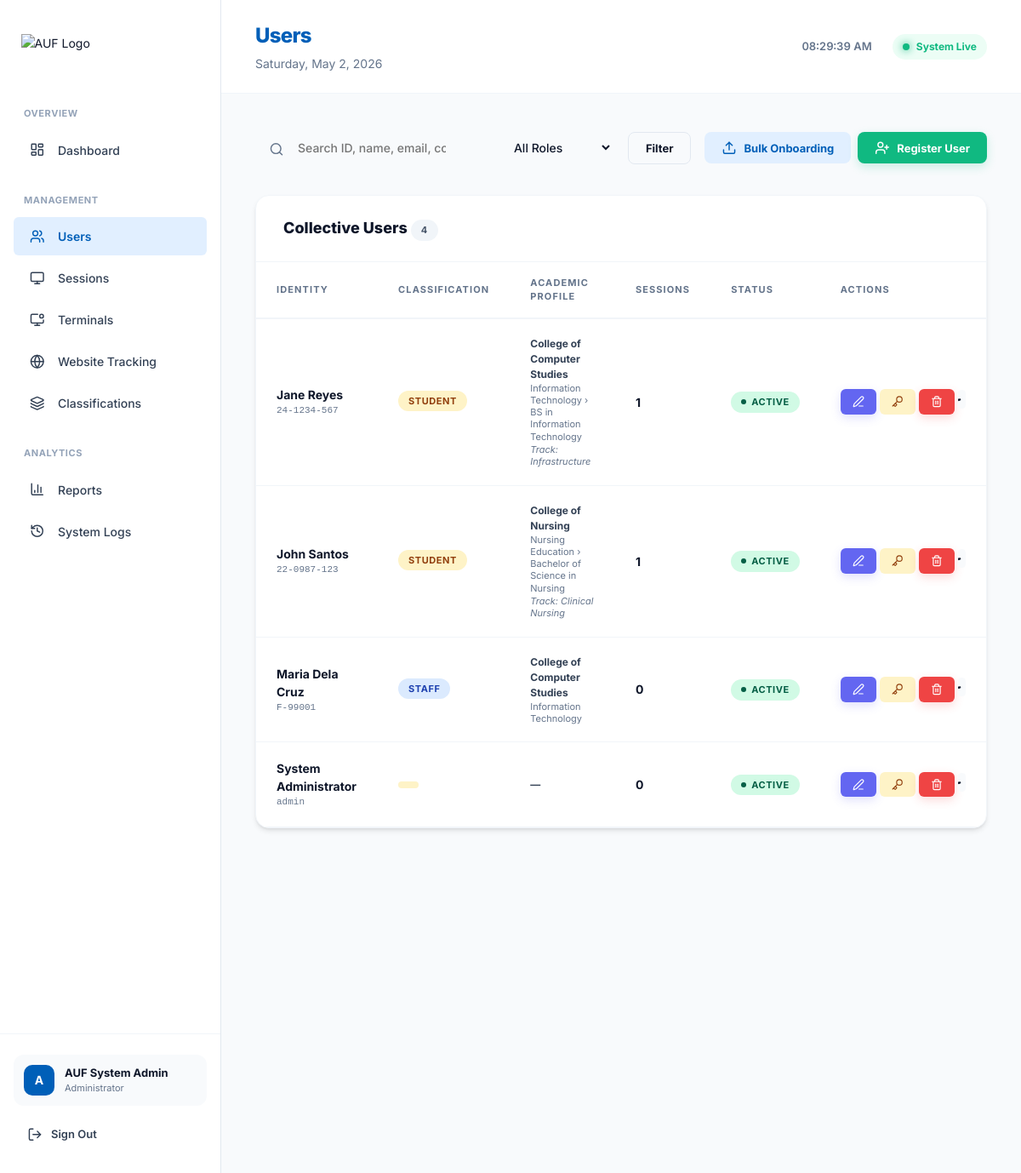
The app's page /server/admin/users.php (signed in), older data.
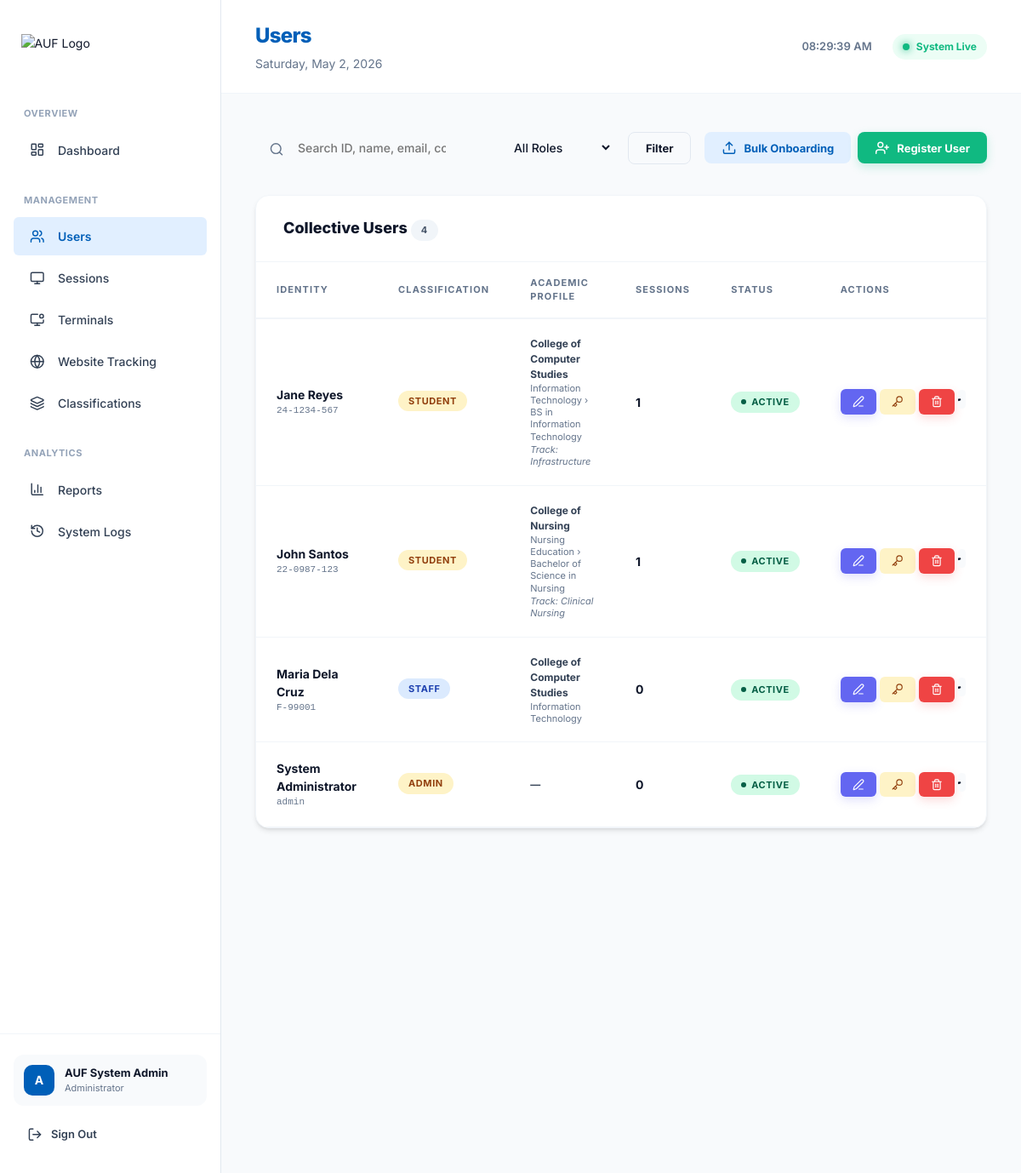
The same page, newer data.
### tables this page shows
CREATE TABLE users (
    id               INT UNSIGNED AUTO_INCREMENT PRIMARY KEY,
    user_id          VARCHAR(50)  NOT NULL UNIQUE COMMENT 'Staff ID or Student ID',
    first_name       VARCHAR(100) DEFAULT NULL,
    middle_name      VARCHAR(100) DEFAULT NULL,
    last_name        VARCHAR(100) DEFAULT NULL,
    name             VARCHAR(255) NOT NULL,
    username         VARCHAR(100) DEFAULT NULL,
    email            VARCHAR(150) DEFAULT NULL,
    password_hash    VARCHAR(255) NOT NULL,
    role             ENUM('student', 'staff', 'admin') NOT NULL DEFAULT 'student',
    status           ENUM('active', 'inactive', 'suspended') NOT NULL DEFAULT 'active',
    contact_number   VARCHAR(50)  DEFAULT NULL,
    designation      VARCHAR(100) DEFAULT NULL,
    college_id       INT UNSIGNED DEFAULT NULL,
    gender           ENUM('Male', 'Female', 'Other') DEFAULT NULL,
    year             VARCHAR(10)  DEFAULT NULL,
    department_id    INT UNSIGNED DEFAULT NULL,
    degree_id        INT UNSIGNED DEFAULT NULL,
    specialization_id INT UNSIGNED DEFAULT NULL,
    user_type        VARCHAR(50)  DEFAULT NULL COMMENT 'Legacy/Import category label',
    ra_expiry_date   DATE         DEFAULT NULL,
    rank             VARCHAR(50)  DEFAULT NULL,
    batch            VARCHAR(50)  DEFAULT NULL,
    cadre            VARCHAR(100) DEFAULT NULL,
    dob              DATE         DEFAULT NULL,
    creation_date    TIMESTAMP NOT NULL DEFAULT CURRENT_TIMESTAMP,
    updated_at       TIMESTAMP NOT NULL DEFAULT CURRENT_TIMESTAMP ON UPDATE CURRENT_TIMESTAMP,
    FOREIGN KEY (college_id)    REFERENCES colleges(id)    ON UPDATE CASCADE ON DELETE SET NULL,
    FOREIGN KEY (department_id) REFERENCES departments(id) ON UPDATE CASCADE ON DELETE SET NULL,
    FOREIGN KEY (degree_id)     REFERENCES degrees(id)     ON UPDATE CASCADE ON DELETE SET NULL,
    FOREIGN KEY (specialization_id) REFERENCES specializations(id) ON UPDATE CASCADE ON DELETE SET NULL,
    INDEX idx_user_id (user_id),
    INDEX idx_status (status)
);

CREATE TABLE colleges (
    id   INT UNSIGNED AUTO_INCREMENT PRIMARY KEY,
    name VARCHAR(150) NOT NULL UNIQUE,
    code VARCHAR(50)  DEFAULT NULL UNIQUE
);

CREATE TABLE departments (
    id         INT UNSIGNED AUTO_INCREMENT PRIMARY KEY,
    college_id INT UNSIGNED NOT NULL,
    name       VARCHAR(150) NOT NULL,
    UNIQUE KEY (college_id, name),
    FOREIGN KEY (college_id) REFERENCES colleges(id) ON DELETE CASCADE
);

CREATE TABLE degrees (
    id            INT UNSIGNED AUTO_INCREMENT PRIMARY KEY,
    department_id INT UNSIGNED NOT NULL,
    name          VARCHAR(150) NOT NULL,
    UNIQUE KEY (department_id, name),
    FOREIGN KEY (department_id) REFERENCES departments(id) ON DELETE CASCADE
);

CREATE TABLE specializations (
    id            INT UNSIGNED AUTO_INCREMENT PRIMARY KEY,
    degree_id     INT UNSIGNED NOT NULL,
    name          VARCHAR(150) NOT NULL,
    UNIQUE KEY (degree_id, name),
    FOREIGN KEY (degree_id) REFERENCES degrees(id) ON DELETE CASCADE
);

### server/includes/auth.php (called while the page is built, shortened)
<?php
require_once __DIR__ . '/helpers.php';
function current_admin(): array {
    return [
        'id'   => $_SESSION['admin_id']   ?? null,
        'name' => $_SESSION['admin_name'] ?? 'Admin',
    ];
}

### server/includes/helpers.php (called while the page is built, shortened)
<?php
function h(?string $str): string {
    return htmlspecialchars($str ?? '', ENT_QUOTES | ENT_HTML5, 'UTF-8');
}

### server/admin/users.php (the view, shortened to what this page needs)
<?php
require_once __DIR__ . '/../includes/helpers.php';
require_once __DIR__ . '/../includes/auth.php';
$pdo   = db();
$admin = current_admin();
$search = trim($_GET['q'] ?? '');
$where = ['1=1'];
$params = [];
$sql = "SELECT u.*, c.name AS college_name, d.name AS department_name,
               deg.name AS degree_name, spec.name AS specialization_name,
               (SELECT COUNT(*) FROM sessions s WHERE s.user_id=u.id) AS total_sessions
        FROM users u
        LEFT JOIN colleges c ON u.college_id = c.id
        LEFT JOIN departments d ON u.department_id = d.id
        LEFT JOIN degrees deg ON u.degree_id = deg.id
        LEFT JOIN specializations spec ON u.specialization_id = spec.id
        WHERE " . implode(' AND ', $where) . "
        ORDER BY u.creation_date DESC LIMIT 500";
$stmt = $pdo->prepare($sql);
$stmt->execute($params);
$users = $stmt->fetchAll();
$page = 'users';
include __DIR__ . '/partials/header.php';
?>
<div class="filter-bar">
  <form method="GET" style="display:contents">
    <div class="search-wrap">
      <span class="search-icon"><i data-lucide="search" style="width:18px"></i></span>
      <input class="form-control search-input" name="q" id="search-q" placeholder="Search ID, name, email, college..." value="<?= h($search) ?>">
    </div>
    <select name="role" class="form-control" style="max-width:140px">
      <option value="">All Roles</option>
    </select>
    <button type="submit" class="btn btn-outline">Filter</button>
  </form>
  <div style="display:flex; gap:8px">
    <button class="btn btn-secondary" onclick="openModal('modal-bulk')"><i data-lucide="upload" style="width:18px"></i> Bulk Onboarding</button>
    <button class="btn btn-create" onclick="openModal('modal-create')"><i data-lucide="user-plus" style="width:18px"></i> Register User</button>
  </div>
</div>
<div class="card">
  <div class="card-header"><span class="card-title">Collective Users <span class="badge badge-gray"><?= count($users) ?></span></span></div>
  <div class="table-wrap">
    <table>
      <thead><tr><th>Identity</th><th>Classification</th><th>Academic Profile</th><th>Sessions</th><th>Status</th><th>Actions</th></tr></thead>
      <tbody>
        <?php foreach ($users as $u): ?>
        <tr>
          <td>
            <div style="font-weight:700"><?= h($u['last_name'] ? "{$u['first_name']} " . ($u['middle_name'] ? substr($u['middle_name'],0,1).'. ' : '') . $u['last_name'] : $u['name']) ?></div>
            <div class="td-muted mono" style="font-size:11px"><?= h($u['user_id']) ?></div>
          </td>
          <td>
            <span class="badge <?= $u['role']==='staff'?'badge-blue':'badge-yellow' ?>"><?= strtoupper($u['role']) ?></span>
          </td>
          <td>
            <div style="font-size:12px; font-weight:700; color:#334155"><?= h($u['college_name'] ?? '—') ?></div>
            <div class="td-muted" style="font-size:11px; line-height:1.3">
                <?= h($u['department_name'] ?? '') ?><?= $u['degree_name'] ? " &rsaquo; " . h($u['degree_name']) : '' ?>
                <?php if ($u['specialization_name']): ?>
                    <div style="font-style:italic; color:#64748b; margin-top:1px">Track: <?= h($u['specialization_name']) ?></div>
                <?php endif; ?>
            </div>
          </td>
          <td><span style="font-weight:700"><?= $u['total_sessions'] ?></span></td>
          <td><span class="badge badge-<?= $u['status']==='active'?'green':($u['status']==='suspended'?'red':'gray') ?>"><span class="badge-dot"></span><?= ucfirst($u['status']) ?></span></td>
          <td>
            <div style="display:flex;gap:4px">
              <button class="btn btn-edit btn-sm" onclick='editUser(<?= json_encode($u) ?>)' title="Edit Profile"><i data-lucide="edit-3" style="width:14px"></i></button>
              <button class="btn btn-warning btn-sm" onclick="resetPw(<?= $u['id'] ?>,'<?= addslashes(h($u['name'])) ?>')" title="Reset Password"><i data-lucide="key" style="width:14px"></i></button>
              <form method="POST" style="display:inline" onsubmit="return confirm('Delete this user and all history?')">
                <button type="submit" class="btn btn-delete btn-sm" title="Delete"><i data-lucide="trash-2" style="width:14px"></i></button>
              </form>
              <form method="POST" style="display:inline" onsubmit="return confirm('Change status?')">
                <select name="status" class="form-control" style="font-size:10px; padding:2px" onchange="this.form.submit()">
                  <option value="active" <?= $u['status']==='active'?'selected':'' ?>>Active</option>
                </select>
              </form>
            </div>
          </td>
        </tr>
        <?php endforeach; ?>
      </tbody>
    </table>
  </div>
</div>
<?php include __DIR__ . '/partials/footer.php'; ?>

### server/admin/partials/header.php (shortened to what this page needs)
<!DOCTYPE html>
<html lang="en">
<head>
  <link rel="stylesheet" href="<?= ASSETS_URL ?>/css/admin.css?v=1.2.2">
</head>
<body>
<div class="layout">
  <aside class="sidebar">
    <div class="sidebar-logo" style="justify-content: center; padding: 40px 24px;">
      <div class="logo-image" style="width: 210px; height: auto; flex-shrink: 0;">
        <img src="<?= ASSETS_URL ?>/img/auf_ul_logo.png" alt="AUF Logo" style="width: 100%; height: auto; object-fit: contain;">
      </div>
    </div>
    <nav class="sidebar-nav">
      <span class="nav-section-label">Overview</span>
      <a href="dashboard.php" class="nav-item <?= $page==='dashboard' ? 'active' : '' ?>">
        <span class="nav-icon"><i data-lucide="layout-dashboard"></i></span> Dashboard
      </a>
      <span class="nav-section-label">Management</span>
      <a href="users.php" class="nav-item <?= $page==='users' ? 'active' : '' ?>">
        <span class="nav-icon"><i data-lucide="users"></i></span> Users
      </a>
      <a href="sessions.php" class="nav-item <?= $page==='sessions' ? 'active' : '' ?>">
        <span class="nav-icon"><i data-lucide="monitor"></i></span> Sessions
      </a>
      <a href="terminals.php" class="nav-item <?= $page==='terminals' ? 'active' : '' ?>">
        <span class="nav-icon"><i data-lucide="monitor-dot"></i></span> Terminals
      </a>
      <a href="websites.php" class="nav-item <?= $page==='websites' ? 'active' : '' ?>">
        <span class="nav-icon"><i data-lucide="globe"></i></span> Website Tracking
      </a>
      <a href="classifications.php" class="nav-item <?= $page==='classifications' ? 'active' : '' ?>">
        <span class="nav-icon"><i data-lucide="layers"></i></span> Classifications
      </a>
      <span class="nav-section-label">Analytics</span>
      <a href="reports.php" class="nav-item <?= $page==='reports' ? 'active' : '' ?>">
        <span class="nav-icon"><i data-lucide="bar-chart-3"></i></span> Reports
      </a>
      <a href="logs.php" class="nav-item <?= $page==='logs' ? 'active' : '' ?>">
        <span class="nav-icon"><i data-lucide="history"></i></span> System Logs
      </a>
    </nav>
    <div class="sidebar-footer">
      <div class="admin-chip">
        <div class="admin-avatar"><?= strtoupper(substr($admin['name'], 0, 1)) ?></div>
        <div class="admin-info">
          <div class="admin-name"><?= h($admin['name']) ?></div>
          <div class="admin-role">Administrator</div>
        </div>
      </div>
      <a href="logout.php" class="btn-logout">
        <i data-lucide="log-out" style="width:18px"></i> Sign Out
      </a>
    </div>
  </aside>
  <div class="main-content">
    <div class="topbar">
      <div>
        <div class="topbar-title"><?= ucfirst($page) ?></div>
        <div class="topbar-subtitle"><?= date('l, F j, Y') ?></div>
      </div>
      <div class="topbar-right">
        <span id="live-clock" style="font-size:13px;color:var(--text-muted);font-variant-numeric:tabular-nums;font-weight:600"></span>
        <div class="live-badge"><span class="live-dot"></span> System Live</div>
      </div>
    </div>
    <div class="page-content fade-in">

### server/admin/partials/footer.php (shortened to what this page needs)
    </div>
  </div>
</div>
</body>
</html>

### server/admin/partials/header.php (style rules this page uses)
.btn-create { background: #10B981 !important; color: white !important; box-shadow: 0 4px 12px rgba(16, 185, 129, 0.2); }
.btn-edit { background: #6366F1 !important; color: white !important; box-shadow: 0 4px 12px rgba(99, 102, 241, 0.2); }
.btn-delete { background: #EF4444 !important; color: white !important; box-shadow: 0 4px 12px rgba(239, 68, 68, 0.2); }

Row changes from the older to the newer data that the page shows:
changed users "System Administrator": role (not shown) → "ADMIN"
